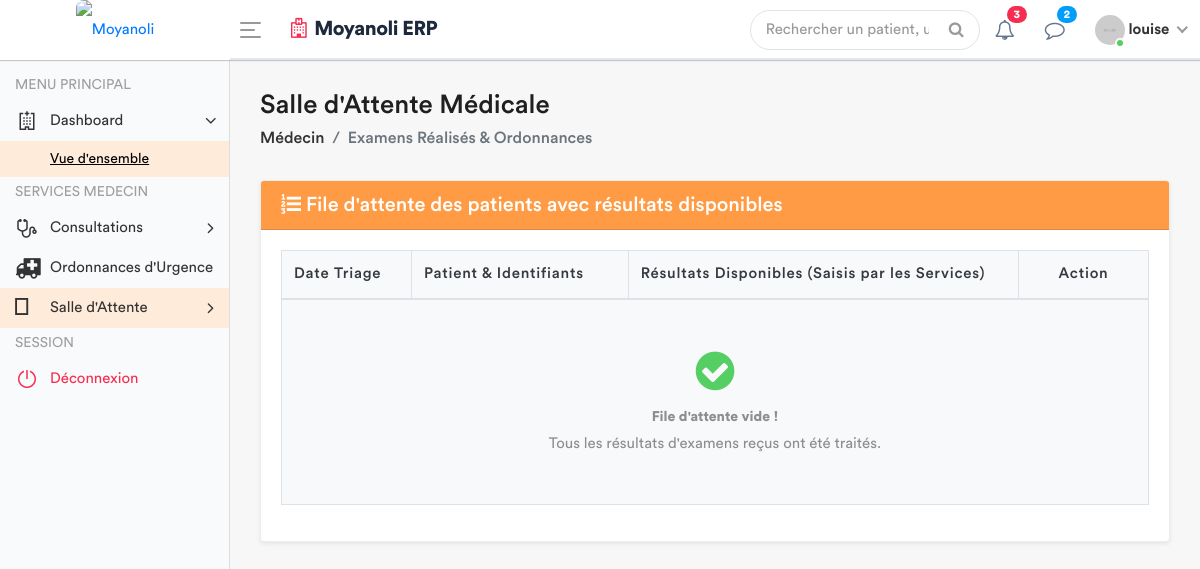
/medecin/salle-d-attente/ (signed in), run on an earlier commit of the app's database.
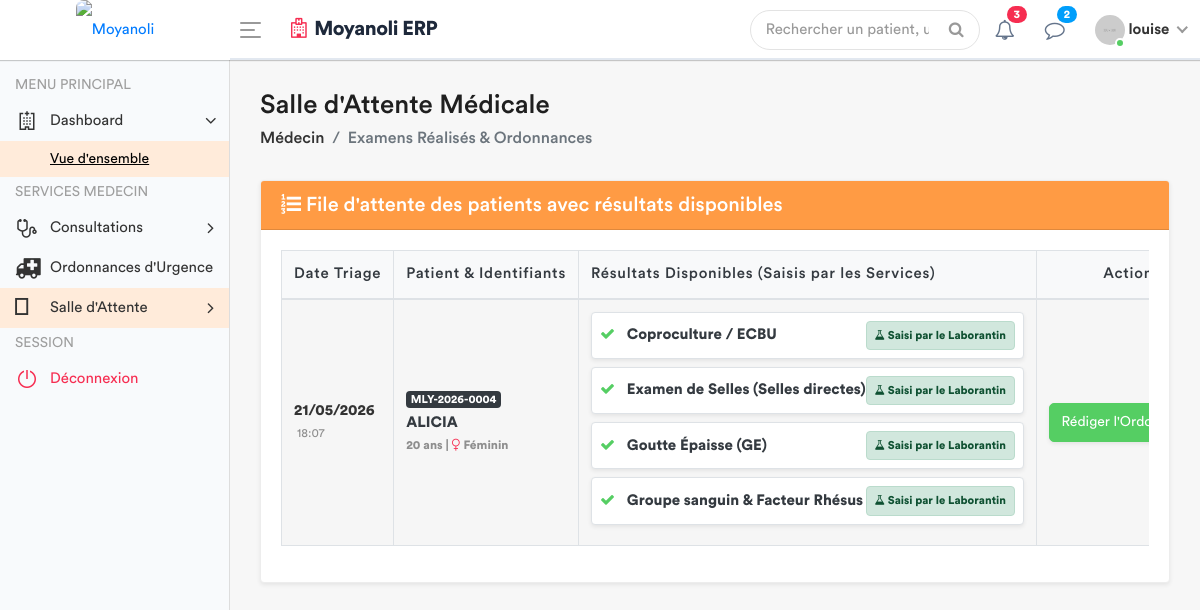
And on a later commit of the database.
### apps/models.py (models this page shows, shortened)
class SigneVital(models.Model):
    patient = models.ForeignKey(Patient, on_delete=models.CASCADE)
    temperature = models.DecimalField(max_digits=4, decimal_places=1)
    poids = models.DecimalField(max_digits=5, decimal_places=2)
    tension_arterielle = models.CharField(max_length=10)
    frequence_cardiaque = models.IntegerField()
    frequence_respiratoire = models.IntegerField(null=True, blank=True)
    saturation_oxygene = models.IntegerField(null=True, blank=True)
    date_prelevement = models.DateTimeField(default=timezone.now)
    infirmier = models.ForeignKey(User, on_delete=models.SET_NULL, null=True)
    est_consulte = models.BooleanField(default=False)

class Patient(models.Model):
    code_patient = models.CharField(max_length=20, unique=True, editable=False)
    noms = models.CharField(max_length=100)
    service = models.ForeignKey(
        Service,
        on_delete=models.PROTECT, # On empêche de supprimer un service s'il a des patients
        related_name='patients',
        null=True # Utile si tu as déjà des patients en base sans service
    )
    sexe = models.CharField(max_length=1, choices=[('M', 'Masculin'), ('F', 'Féminin')])
    age = models.CharField(max_length=30)
    adresse = models.TextField()
    telephone = models.CharField(max_length=20)
    fiche_payee = models.BooleanField(default=False)
    created_by = models.ForeignKey(User, on_delete=models.SET_NULL, null=True, related_name='patients_crees')
    date_creation = models.DateTimeField(auto_now_add=True)
    date_modification = models.DateTimeField(auto_now=True)

class DemandeExamen(models.Model):
    STATUT = [
        ('EN_ATTENTE', 'En attente'),
        ('TERMINE', 'Terminé'),
        ('ANNULE', 'Annulé'),
    ]
    consultation = models.ForeignKey(Consultation, related_name='examens', on_delete=models.CASCADE)
    prestation = models.ForeignKey('Prestation', on_delete=models.PROTECT)
    indication = models.TextField(blank=True, help_text="Note du médecin pour le technicien")
    resultat = models.TextField(blank=True, null=True)
    image_resultat = models.ImageField(upload_to='resultats_examens/', blank=True, null=True)
    technicien = models.ForeignKey(settings.AUTH_USER_MODEL, related_name='examens_realises',
                                  on_delete=models.SET_NULL, null=True, blank=True)
    statut = models.CharField(max_length=20, choices=STATUT, default='EN_ATTENTE')
    date_demande = models.DateTimeField(default=timezone.now)
    date_realisation = models.DateTimeField(null=True, blank=True)
    quantite = models.PositiveIntegerField(default=1)

class Prestation(models.Model):
    CATEGORIES = [
        ('ADM', 'Administratif'),
        ('LABO', 'Laboratoire'),
        ('SOIN', 'Soins'),
        ('ECHO', 'Échographie'),
        ('RADIO', 'Radiologie'),
    ]
    libelle = models.CharField(max_length=200, verbose_name="Libellé")
    categorie = models.CharField(
        max_length=10,
        choices=CATEGORIES,
        verbose_name="Catégorie"
    )
    prix = models.DecimalField(
        max_digits=10,
        decimal_places=2,
        default=0.00,
        verbose_name="Prix (USD)"
    )
    valeur_normale = models.CharField(
        max_length=150,
        blank=True,
        null=True,
        verbose_name="Valeur Normale / Référence (Labo uniquement)",
        help_text="Ex: 70-110 mg/dl, Négatif, etc. Utilisé uniquement pour le Laboratoire."
    )
    class Meta:
        verbose_name = "Prestation"
        verbose_name_plural = "Prestations"

### apps/views.py (the view)
# urls.py: path('medecin/salle-d-attente/', views.liste_attente_ordonnance_view, name='liste_attente_medecin'),
@login_required
def liste_attente_ordonnance_view(request):
    patients_en_attente = SigneVital.objects.filter(
        consultation__examens__statut='TERMINE'
    ).select_related('patient').distinct().order_by('-date_prelevement')
    role = Fonction.objects.filter(userKey=request.user).first()
    fonctionKey = role.fonctionKey.roleName if role else None
    context = {
        'patients_en_attente': patients_en_attente,
        'fonctionKey' : fonctionKey
    }
    return render(request, 'back-end/medecin/liste_attente.html', context)

### apps/templates/back-end/medecin/liste_attente.html (shortened to what the changed rows need)
<!DOCTYPE html>
{% load static %}
<html lang="fr">
<head>
    {% include 'back-end/includes/css.html' %}
</head>
<body>
    <div class="main-wrapper">
        <div class="page-wrapper">
            <div class="content container-fluid">
                <div class="card shadow-sm">
                    <div class="card-body">
                        <div class="table-responsive">
                            <table class="table table-bordered table-striped table-hover" width="100%" cellspacing="0">
                                <thead class="bg-light text-dark">
                                    <tr>
                                        <th style="width: 15%;">Date Triage</th>
                                        <th style="width: 25%;">Patient & Identifiants</th>
                                        <th style="width: 45%;">Résultats Disponibles (Saisis par les Services)</th>
                                        <th style="width: 15%;" class="text-center">Action</th>
                                    </tr>
                                </thead>
                                <tbody>
                                    {% for triage in patients_en_attente %}
                                    <tr>
                                        <td class="align-middle">
                                            <strong>{{ triage.date_prelevement|date:"d/m/Y" }}</strong>
                                            <br><small class="text-muted"> {{ triage.date_prelevement|date:"H:i" }}</small>
                                        </td>
                                        <td class="align-middle">
                                            <span class="badge badge-dark mb-1">{{ triage.patient.code_patient }}</span>
                                            <strong class="d-block text-uppercase text-dark">{{ triage.patient.noms }}</strong>
                                            <small class="text-muted font-weight-bold">
                                                {{ triage.patient.age }} ans |
                                                {% if triage.patient.sexe == 'M' %}
                                                    <i class="fa fa-mars text-primary"></i> Masculin
                                                {% else %}
                                                    <i class="fa fa-venus text-danger"></i> Féminin
                                                {% endif %}
                                            </small>
                                        </td>
                                        <td class="align-middle">
                                            <div class="d-flex flex-column">
                                                {% if triage.consultation.examens.all %}
                                                    {% for exam in triage.consultation.examens.all %}
                                                        {% if exam.statut == 'TERMINE' %}
                                                            <div class="p-2 mb-2 rounded bg-white border shadow-sm d-flex justify-content-between align-items-center">
                                                                <div>
                                                                    <i class="fa fa-check text-success mr-2"></i>
                                                                    <span class="font-weight-bold text-dark">{{ exam.prestation.libelle }}</span>
                                                                </div>
                                                                <div>
                                                                    {% if exam.prestation.categorie == 'LABO' %}
                                                                        <span class="badge badge-labo p-2 small font-weight-bold">
                                                                            <i class="fa fa-flask"></i> Saisi par le Laborantin
                                                                        </span>
                                                                    {% elif exam.prestation.categorie == 'ECHO' %}
                                                                        <span class="badge badge-echo p-2 small font-weight-bold">
                                                                            <i class="fa fa-video"></i> Saisi par l'Échographiste
                                                                        </span>
                                                                    {% elif exam.prestation.categorie == 'RADIO' %}
                                                                        <span class="badge badge-radio p-2 small font-weight-bold">
                                                                            <i class="fa fa-x-ray"></i> Saisi par le Radiologue
                                                                        </span>
                                                                    {% else %}
                                                                        <span class="badge badge-light p-2 small border text-muted">
                                                                            <i class="fa fa-user-cog"></i> Technique
                                                                        </span>
                                                                    {% endif %}
                                                                </div>
                                                            </div>
                                                        {% endif %}
                                                    {% endfor %}
                                                {% else %}
                                                    <span class="text-muted font-italic small">Aucun examen demandé / finalisé.</span>
                                                {% endif %}
                                            </div>
                                        </td>
                                        <td class="text-center align-middle">
                                            <a href="#" class="btn btn-success btn-sm btn-block py-2 shadow-sm">
                                                 Rédiger l'Ordonnance
                                            </a>
                                        </td>
                                    </tr>
                                    {% empty %}
                                    <tr>
                                        <td colspan="4" class="text-center py-5 bg-light">
                                            <div class="text-muted">
                                                <i class="fa fa-check-circle fa-3x text-success mb-3"></i>
                                                <h5 class="font-weight-bold">File d'attente vide !</h5>
                                                <p class="mb-0">Tous les résultats d'examens reçus ont été traités.</p>
                                            </div>
                                        </td>
                                    </tr>
                                    {% endfor %}
                                </tbody>
                            </table>
                        </div>
                    </div>
                </div>
            </div>
        </div>
    </div>
</body>
</html>

What changed in the data, as far as the page shows it:
now on this page (row unchanged): SigneVital: date_prelevement "21/05/2026", date_prelevement "18:07", patient.code_patient "MLY-2026-0004", patient.noms "ALICIA", patient.age "20", shows "Féminin"
now on this page (row edited): DemandeExamen: prestation.libelle "Coproculture / ECBU", shows "Saisi par le Laborantin"
now on this page (row edited): DemandeExamen: prestation.libelle "Examen de Selles (Selles directes)", shows "Saisi par le Laborantin"
now on this page (row edited): DemandeExamen: prestation.libelle "Goutte Épaisse (GE)", shows "Saisi par le Laborantin"
now on this page (row edited): DemandeExamen: prestation.libelle "Groupe sanguin & Facteur Rhésus", shows "Saisi par le Laborantin"
Also different on the page:
text no longer shown: "File d'attente vide ! Tous les résultats d'examens reçus ont été traités."
